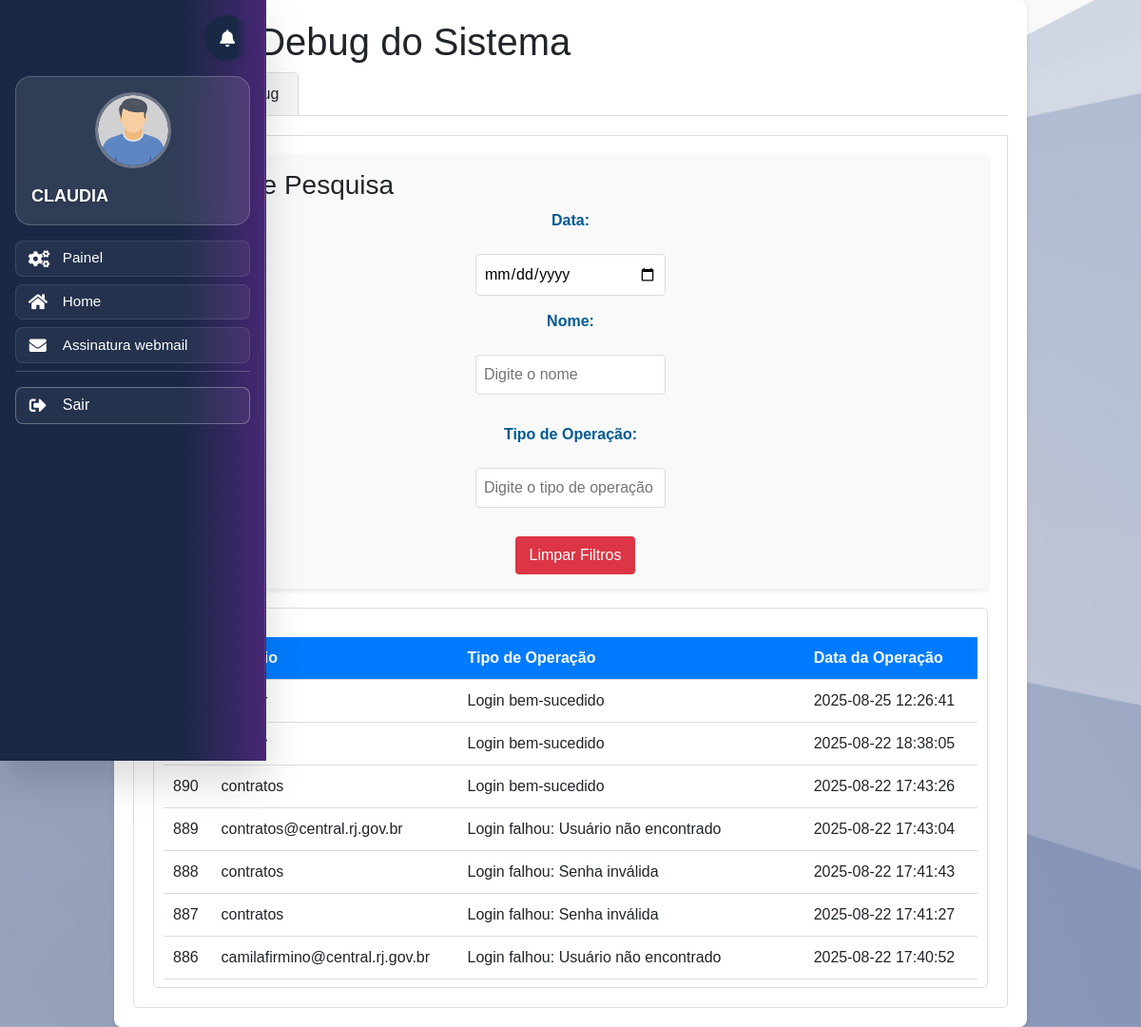
The app's page /log.php (signed in) with its own data.
### tables this page shows
CREATE TABLE `log_eventos` (
  `id` int(11) NOT NULL,
  `matricula` varchar(255) NOT NULL,
  `tipo_operacao` varchar(255) NOT NULL,
  `data_operacao` timestamp NOT NULL DEFAULT current_timestamp()
);

### log.php (the view, shortened to what this page needs)
<?php
include 'banco.php';
$query = "SELECT * FROM log_eventos ORDER BY data_operacao DESC";
$resultado = $con->query($query);
include 'header.php';
?>
<!DOCTYPE html>
<html lang="pt-br">
<head>
    <link rel="stylesheet" href="style.css">
    <link rel="stylesheet" href="./src/style/log.css">
</head>
<body>
    <div class="container">
        <h1>Logs e Debug do Sistema</h1>
        <div class="tabs">
            <div class="tab-button active" data-tab="logs">Logs</div>
            <div class="tab-button" data-tab="debug">Debug</div>
        </div>
        <div class="tab-content active" id="logs">
            <div class="filter-container">
                <h3>Filtros de Pesquisa</h3>
                <form id="filterForm">
                    <label for="data_operacao">Data:</label>
                    <input type="date" id="data_operacao" name="data_operacao">
                    <label for="matricula">Nome:</label>
                    <input type="text" id="matricula" name="matricula" placeholder="Digite o nome">
                    <label for="tipo_operacao">Tipo de Operação:</label>
                    <input type="text" id="tipo_operacao" name="tipo_operacao" placeholder="Digite o tipo de operação">
                    <button type="button" class="btn-clear" id="clearFilters">Limpar Filtros</button>
                </form>
            </div>
            <div class="log-table-container" id="logTableContainer">
                <table id="logTable">
                    <thead>
                        <tr>
                            <th>ID</th>
                            <th>Usuário</th>
                            <th>Tipo de Operação</th>
                            <th>Data da Operação</th>
                        </tr>
                    </thead>
                    <tbody>
                        <?php
                        while ($row = $resultado->fetch_assoc()) {
                            echo "<tr>";
                            echo "<td>" . htmlspecialchars($row['id']) . "</td>";
                            echo "<td>" . htmlspecialchars($row['matricula']) . "</td>";
                            echo "<td>" . htmlspecialchars($row['tipo_operacao']) . "</td>";
                            echo "<td>" . htmlspecialchars($row['data_operacao']) . "</td>";
                            echo "</tr>";
                        }
                        ?>
                    </tbody>
                </table>
            </div>
        </div>
    </div>
</body>
</html>

### header.php (shortened to what this page needs)
<?php
require_once 'bancoo.php';
try {
    $username = $_SESSION['username'];
    $setor = $_SESSION['setor'];
    $fotoBasePath = 'uploads/';
    $query = $pdo->prepare("SELECT foto FROM usuario WHERE username = :username");
    $query->bindParam(':username', $username, PDO::PARAM_STR);
    $query->execute();
    $result = $query->fetch(PDO::FETCH_ASSOC);
    $foto = (!empty($result['foto']) && file_exists($fotoBasePath . $result['foto']))
        ? $fotoBasePath . $result['foto']
        : $fotoBasePath . 'man.png';
    $menuItens = [];
    switch ($setor) {
        case 'patrimonio':
            $menuItens = [
                ['link' => 'painelpatrimonio.php', 'nome' => 'Painel', 'icon' => 'cogs'],
                ['link' => 'homepatrimonio.php', 'nome' => 'Home', 'icon' => 'home'],
                ['link' => 'rh.php', 'nome' => 'Assinatura webmail', 'icon' => 'envelope'],
            ];
            break;
    }
} catch (PDOException $e) {
    die("Erro ao acessar as informações do usuário: " . $e->getMessage());
}
?>
<!DOCTYPE html>
<html lang="pt-br">
<head>
    <link rel="stylesheet" href="src/style/lateral-menu.css">
    <link rel="stylesheet" href="src/style/sino.css">
    <link rel="stylesheet" href="src/style/modal-perfil.css">
    <link rel="stylesheet" href="https://stackpath.bootstrapcdn.com/bootstrap/4.5.2/css/bootstrap.min.css">
    <link rel="stylesheet" href="https://cdnjs.cloudflare.com/ajax/libs/font-awesome/5.15.3/css/all.min.css">
    <link rel="stylesheet" href="https://cdnjs.cloudflare.com/ajax/libs/font-awesome/5.15.4/css/all.min.css">
</head>
<body>
    <div class="wrapper">
        <nav id="sidebar" class="active">
            <div class="notification-system">
                <div class="notification-container">
                    <button class="notification-bell" id="notificacaoLink" data-toggle="dropdown" aria-haspopup="true" aria-expanded="false">
                        <div class="bell-icon">
                            <i class="fa fa-bell"></i>
                        </div>
                    </button>
                </div>
            </div>
            <div class="profile-section">
                <a href="#" data-toggle="modal" data-target="#perfilModal">
                    <img src="<?= htmlspecialchars(!empty($foto) ? $foto : '/default.png') ?>" alt="Perfil" class="rounded-circle">
                    <p><?= htmlspecialchars($username) ?></p>
                </a>
            </div>
            <ul class="list-unstyled components">
                <?php foreach ($menuItens as $item): ?>
                    <li>
                        <a href="<?= htmlspecialchars($item['link']) ?>">
                            <i class="fa fa-<?= htmlspecialchars($item['icon']) ?>"></i>
                            <span class="menu-text"><?= htmlspecialchars($item['nome']) ?></span>
                        </a>
                    </li>
                <?php endforeach; ?>
            </ul>
            <ul class="list-unstyled components">
                <li class="exit-btn">
                    <a href="sair.php" class="exit-btn-link">
                        <i class="fa fa-sign-out-alt exit-icon"></i>
                        <span>Sair</span>
                    </a>
                </li>
            </ul>
        </nav>
    </div>
</body>
</html>

### src/style/lateral-menu.css (style rules this page uses)
:root { --primary-gradient: linear-gradient(90deg, #192844 67.81%, #472774 100%); --secondary-gradient: linear-gradient(135deg, #472774 0%, #6a4c93 100%); --accent-gradient: linear-gradient(135deg, #667eea 0%, #764ba2 100%); --success-gradient: linear-gradient(135deg, #4facfe 0%, #00f2fe 100%); --warning-gradient: linear-gradient(135deg, #43e97b 0%, #38f9d7 100%); --danger-gradient: linear-gradient(135deg, #fa709a 0%, #fee140 100%); --glass-gradient: linear-gradient(135deg, rgba(255, 255, 255, 0.1) 0%, rgba(255, 255, 255, 0.05) 100%); --primary-color: #192844; --secondary-color: #472774; --accent-color: #667eea; --text-dark: #2d3748; --text-light: #718096; --bg-light: #f7fafc; --bg-white: #ffffff; --border-color: #e2e8f0; --shadow-sm: 0 1px 3px rgba(0, 0, 0, 0.1); --shadow-md: 0 4px 6px rgba(0, 0, 0, 0.1); --shadow-lg: 0 10px 25px rgba(0, 0, 0, 0.15); --shadow-xl: 0 20px 40px rgba(0, 0, 0, 0.2); --border-radius: 12px; --border-radius-sm: 6px; --transition-fast: all 0.2s ease; --transition-smooth: all 0.3s cubic-bezier(0.25, 0.46, 0.45, 0.94); --sidebar-width: 280px; }
* { box-sizing: border-box; }
body { margin: 0; padding: 0; font-family: "Inter", -apple-system, BlinkMacSystemFont, "Segoe UI", Roboto, sans-serif; background-image: url('../img/bk.png'); background-size: cover; background-position: center; background-repeat: no-repeat; overflow-x: hidden; }
#sidebar { background: var(--primary-gradient); color: white; padding: 1rem; position: fixed; height: 100vh; top: 0; left: 0; display: flex; flex-direction: column; align-items: stretch; width: var(--sidebar-width); box-shadow: var(--shadow-xl); border-right: 1px solid rgba(255, 255, 255, 0.1); z-index: 1000; transition: var(--transition-smooth); backdrop-filter: blur(10px); overflow-x: auto; }
#sidebar::after { content: ""; position: absolute; top: 0; right: 0; width: 1px; height: 100%; background: linear-gradient(180deg, transparent 0%, rgba(255, 255, 255, 0.3) 50%, transparent 100%); }
#sidebar .profile-section { margin-bottom: 1rem; margin-top: 1rem; text-align: center; padding: 1rem; background: rgba(255, 255, 255, 0.1); border-radius: var(--border-radius); backdrop-filter: blur(10px); border: 1px solid rgba(255, 255, 255, 0.2); transition: var(--transition-smooth); width: 100%; }
#sidebar .profile-section img { width: 80px; height: 80px; border-radius: 50%; margin-bottom: 1rem; object-fit: cover; border: 3px solid rgba(255, 255, 255, 0.3); transition: var(--transition-smooth); }
#sidebar .profile-section p { font-size: 1.125rem; font-weight: 600; color: white; margin: 0; text-shadow: 0 1px 3px rgba(0, 0, 0, 0.3); }
#sidebar .profile-section a { text-decoration: none; color: inherit; }
.list-unstyled { width: 100%; padding-left: 0; list-style: none; margin: 0; }
#sidebar .components li { margin-bottom: 0.5rem; }
#sidebar .components li a { font-weight: 500; color: white; text-decoration: none; display: flex; align-items: center; padding: 0.40rem 0.8rem; border-radius: var(--border-radius-sm); transition: var(--transition-fast); background: rgba(255, 255, 255, 0.05); border: 1px solid rgba(255, 255, 255, 0.1); position: relative; overflow: hidden; }
#sidebar .components li a::after { content: ""; position: absolute; top: 0; left: 0; width: 3px; height: 100%; background: var(--accent-gradient); transform: scaleY(0); transition: var(--transition-fast); border-radius: 0 3px 3px 0; }
#sidebar .components li a i { margin-right: 1rem; font-size: 1.125rem; transition: var(--transition-fast); width: 20px; text-align: center; }
.menu-text { transition: var(--transition-fast); font-size: 0.95rem; }
.exit-btn { margin-top: auto; padding-top: 1rem; border-top: 1px solid rgba(255, 255, 255, 0.2); }
.exit-btn-link { border: 1px solid rgba(255, 255, 255, 0.3) !important; }
#sidebar { animation: slideIn 0.4s ease-out; }

### RH/crachaa/publico/css/style.css (style rules this page uses)
label { color: #005A92; font-size: bolder; }
.text1, p { display: grid; margin: 1px; text-align: start; gap: 2px; }

### records on screen
log_eventos: matricula "master", tipo_operacao "Login bem-sucedido", data_operacao "2025-08-25 12:26:41"
log_eventos: matricula "master", tipo_operacao "Login bem-sucedido", data_operacao "2025-08-22 18:38:05"
log_eventos: id "890", matricula "contratos", tipo_operacao "Login bem-sucedido", data_operacao "2025-08-22 17:43:26"
log_eventos: id "889", matricula "contratos@central.rj.gov.br", tipo_operacao "Login falhou: Usuário não encontrado", data_operacao "2025-08-22 17:43:04"
log_eventos: id "888", matricula "contratos", tipo_operacao "Login falhou: Senha inválida", data_operacao "2025-08-22 17:41:43"
log_eventos: id "887", matricula "contratos", tipo_operacao "Login falhou: Senha inválida", data_operacao "2025-08-22 17:41:27"
log_eventos: id "886", matricula "camilafirmino@central.rj.gov.br", tipo_operacao "Login falhou: Usuário não encontrado", data_operacao "2025-08-22 17:40:52"

### other values on screen
$username "CLAUDIA"
$item['nome'] "Painel"
$item['nome'] "Home"
$item['nome'] "Assinatura webmail"
